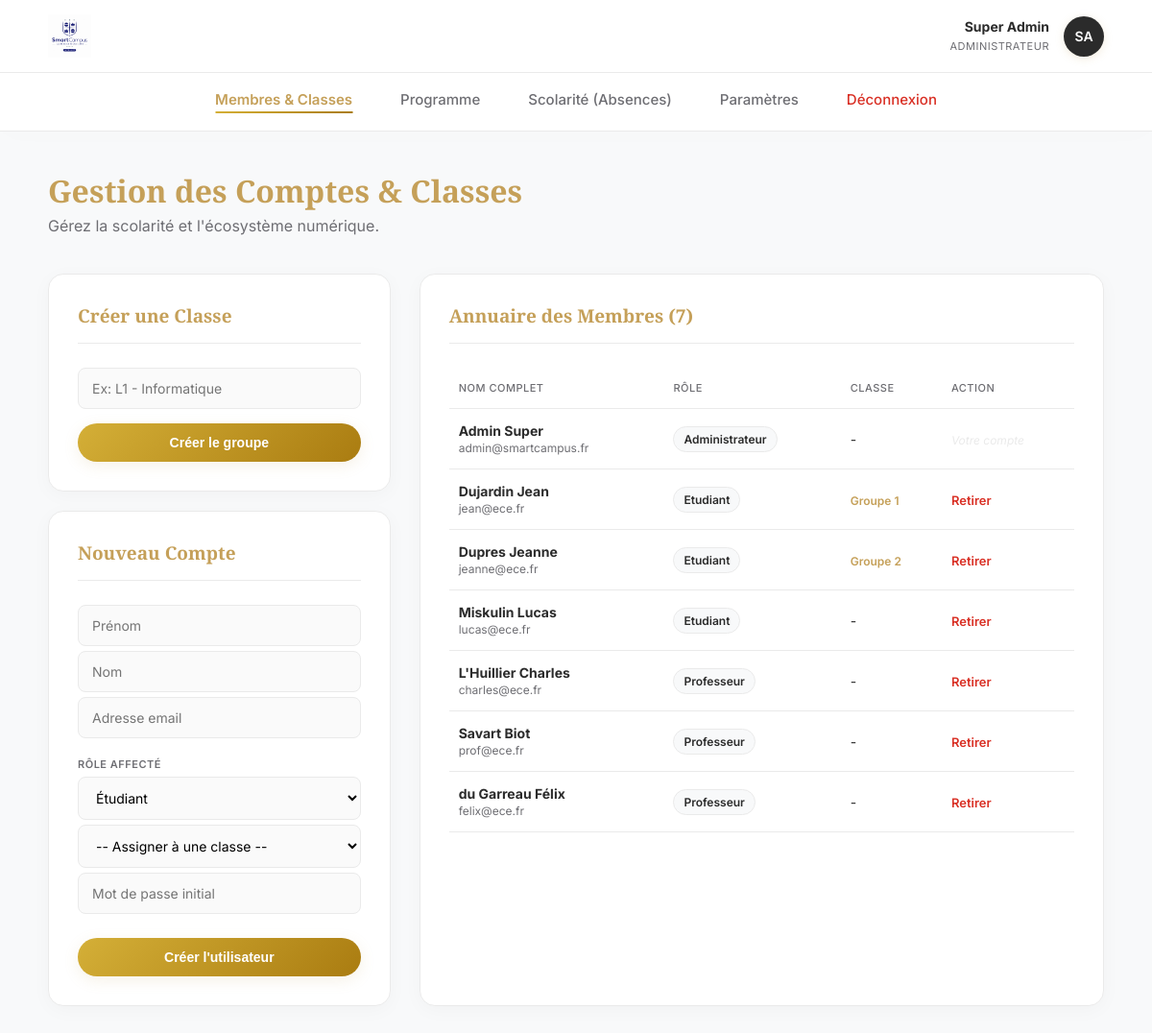
Before: /dashboard_administrateur.php (signed in) with the older database file.
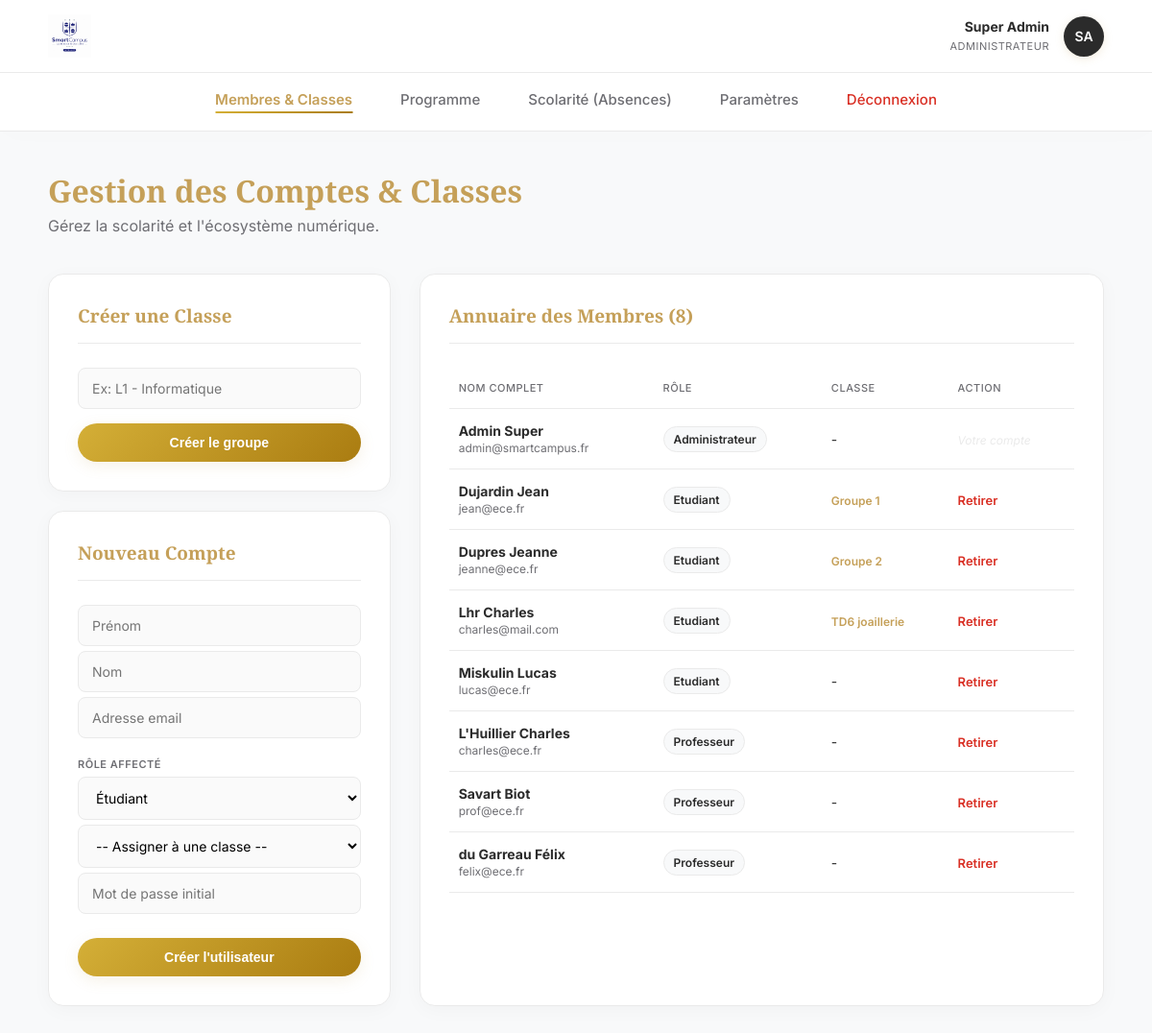
After: the same page with the newer database file.
### tables this page shows
CREATE TABLE utilisateurs (
        id INTEGER PRIMARY KEY AUTOINCREMENT,
        prenom TEXT NOT NULL,
        nom TEXT NOT NULL,
        email TEXT UNIQUE NOT NULL,
        role TEXT CHECK(role IN ('etudiant', 'professeur', 'administrateur')) NOT NULL,
        mot_de_passe_hash TEXT NOT NULL,
        statut_compte TEXT DEFAULT 'actif',
        groupe_id INTEGER,
        FOREIGN KEY(groupe_id) REFERENCES groupes(id) ON DELETE SET NULL
    );

CREATE TABLE groupes (
        id INTEGER PRIMARY KEY AUTOINCREMENT,
        nom TEXT NOT NULL UNIQUE
    );

### dashboard_administrateur.php (the view, shortened to what the changed rows need)
<?php
require_once 'db.php';
$stmt_admin = $db->prepare("SELECT prenom, nom FROM utilisateurs WHERE id = ?");
$stmt_admin->execute([$_SESSION['utilisateur_id']]);
$admin = $stmt_admin->fetch(PDO::FETCH_ASSOC);
$initiales = strtoupper(substr($admin['prenom'], 0, 1) . substr($admin['nom'], 0, 1));
$utilisateurs = $db->query("
    SELECT u.id, u.prenom, u.nom, u.email, u.role, g.nom as nom_groupe
    FROM utilisateurs u
    LEFT JOIN groupes g ON u.groupe_id = g.id
    ORDER BY u.role, u.nom
")->fetchAll(PDO::FETCH_ASSOC);
?>
<!DOCTYPE html>
<html lang="fr">
<head>
    <link rel="stylesheet" href="style.css">
</head>
<body>
    <header class="top-bar">
        <div class="user-widget">
            <div class="user-widget-info" style="text-align: right;">
                <strong><?= htmlspecialchars($admin['prenom'] . ' ' . $admin['nom']) ?></strong>
                <span>Administrateur</span>
            </div>
            <div class="avatar-small" style="background:#2b2b2b;"><?= $initiales ?></div>
        </div>
    </header>
    <div class="container">
        <div style="margin-bottom: 40px;">
            <h1 style="margin:0; color:var(--primary);">Gestion des Comptes & Classes</h1>
        </div>
        <div class="dashboard-grid" style="grid-template-columns: 1fr 2fr;">
            <div>
                <div class="card" style="margin-bottom: 20px;">
                    <div class="card-header"><h2>Créer une Classe</h2></div>
                </div>
                <div class="card">
                    <div class="card-header"><h2>Nouveau Compte</h2></div>
                </div>
            </div>
            <div class="card">
                <div class="card-header"><h2>Annuaire des Membres (<?= count($utilisateurs) ?>)</h2></div>
                <table>
                    <tr><th>Nom complet</th><th>Rôle</th><th>Classe</th><th>Action</th></tr>
                    <?php foreach ($utilisateurs as $u): ?>
                        <tr>
                            <td>
                                <strong><?= htmlspecialchars($u['nom'] . ' ' . $u['prenom']) ?></strong><br>
                                <span style="font-size:12px; color:var(--text-muted);"><?= htmlspecialchars($u['email']) ?></span>
                            </td>
                            <td><span class="badge badge-neutral" style="text-transform: capitalize;"><?= htmlspecialchars($u['role']) ?></span></td>
                            <td><?= $u['nom_groupe'] ? '<span style="color:var(--primary); font-weight:600; font-size:12px;">'.htmlspecialchars($u['nom_groupe']).'</span>' : '-' ?></td>
                            <td>
                                <?php if ($u['id'] !== $_SESSION['utilisateur_id']): ?>
                                    <a href="supprimer_utilisateur.php?id=<?= $u['id'] ?>" style="color: var(--danger); font-weight: 600; text-decoration: none; font-size:13px;" onclick="return confirm('Confirmer la suppression définitive ?');">Retirer</a>
                                <?php else: ?>
                                    <span style="color: var(--border); font-size:12px; font-style:italic;">Votre compte</span>
                                <?php endif; ?>
                            </td>
                        </tr>
                    <?php endforeach; ?>
                </table>
            </div>
        </div>
    </div>
</body>
</html>

Changed rows visible on the page:
added utilisateurs: nom+prenom "Lhr Charles", email "charles@mail.com", role "Etudiant", groupe.nom "TD6 joaillerie"
Other visible differences:
count($utilisateurs): "7" → "8"
